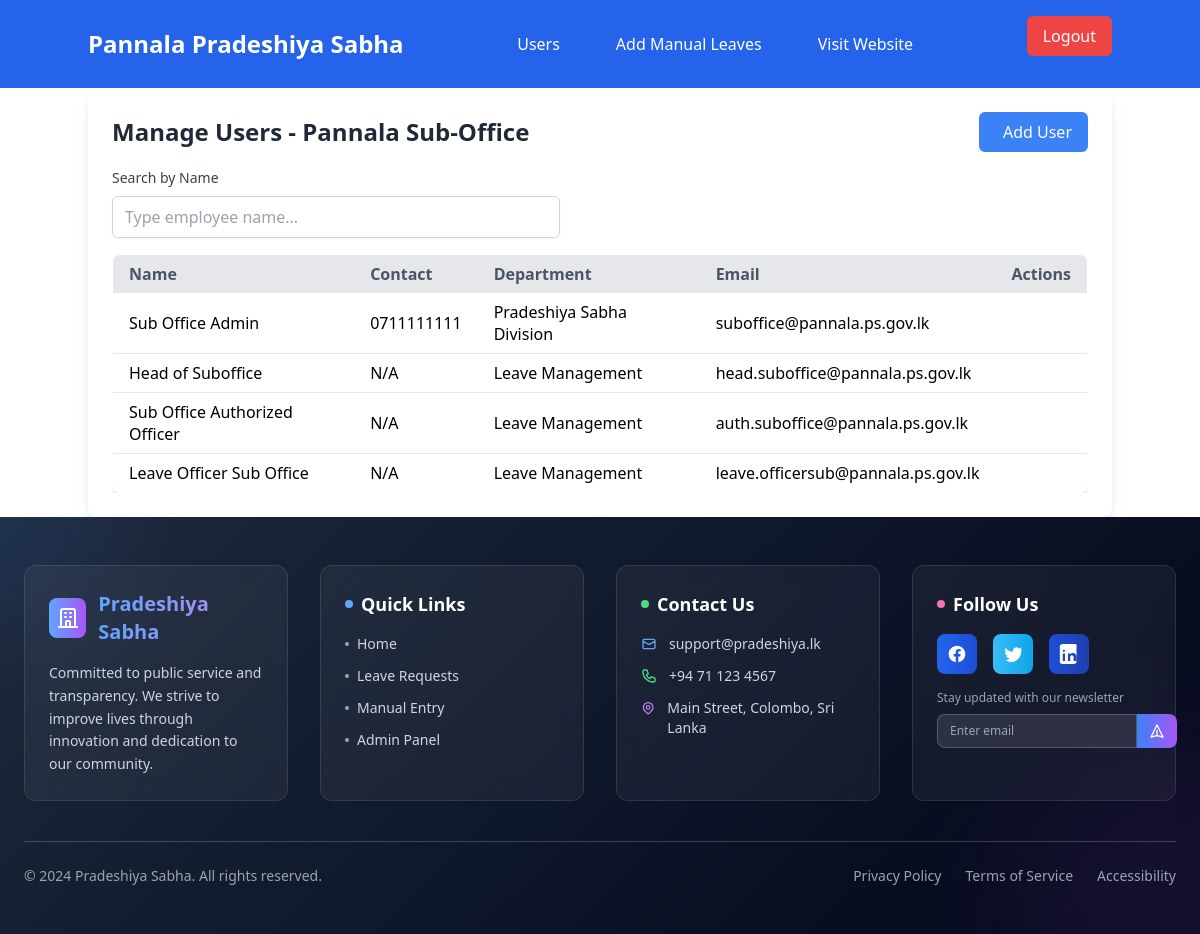
Page /admin/manage-users.php (signed in) on the committed database.
### tables this page shows
CREATE TABLE `wp_pradeshiya_sabha_users` (
  `ID` int NOT NULL,
  `username` varchar(255) NOT NULL,
  `password` varchar(255) NOT NULL,
  `first_name` varchar(255) NOT NULL,
  `last_name` varchar(255) NOT NULL,
  `gender` enum('Male','Female') NOT NULL,
  `email` varchar(255) NOT NULL,
  `address` text NOT NULL,
  `NIC` varchar(12) NOT NULL,
  `service_number` varchar(50) NOT NULL,
  `phone_number` varchar(20) DEFAULT NULL,
  `designation` varchar(255) NOT NULL,
  `sub_office` varchar(255) NOT NULL,
  `date_of_joining` date NOT NULL,
  `created_at` timestamp NOT NULL DEFAULT CURRENT_TIMESTAMP,
  `updated_at` timestamp NOT NULL DEFAULT CURRENT_TIMESTAMP ON UPDATE CURRENT_TIMESTAMP,
  `leave_balance` int NOT NULL DEFAULT '20',
  `duty_leave_count` int DEFAULT '0',
  `casual_leave_balance` int DEFAULT '7',
  `sick_leave_balance` int DEFAULT '7',
  `department_id` int DEFAULT NULL,
  `designation_id` int DEFAULT NULL
);

CREATE TABLE `wp_departments` (
  `department_id` int NOT NULL,
  `department_name` varchar(255) NOT NULL
);

### admin/manage-users.php (the view, shortened to what this page needs)
<?php
require '../includes/dbconfig.php';
$email = $_SESSION['user']['email'];
$query = "SELECT d.designation_name, u.sub_office
          FROM wp_pradeshiya_sabha_users u
          LEFT JOIN wp_designations d ON u.designation_id = d.designation_id
          WHERE u.email = ?";
$stmt = $conn->prepare($query);
$stmt->bind_param("s", $email);
$stmt->execute();
$result = $stmt->get_result();
$row = $result->fetch_assoc();
$admin_office = $row['sub_office'];
require '../includes/admin-navbar.php';
$sql = "SELECT u.ID, CONCAT(u.first_name, ' ', u.last_name) AS name, u.phone_number,
               dpt.department_name AS department, u.email
        FROM wp_pradeshiya_sabha_users u
        LEFT JOIN wp_departments dpt ON u.department_id = dpt.department_id
        WHERE u.sub_office = ?";
$stmt = $conn->prepare($sql);
$stmt->bind_param("s", $admin_office);
$stmt->execute();
$result = $stmt->get_result();
?>
<!DOCTYPE html>
<html lang="en">
<head>
    <script src="https://cdn.tailwindcss.com"></script>
</head>
<body>
    <div class="container mx-auto bg-white p-6 rounded-lg shadow-lg">
        <div class="flex justify-between items-center mb-4">
            <h1 class="text-2xl font-bold text-gray-800">Manage Users - <?php echo htmlspecialchars($admin_office); ?></h1>
            <a href="add-user.php" class="bg-blue-500 text-white px-4 py-2 rounded-md hover:bg-blue-600 flex items-center">
                <i class="ph ph-plus-bold mr-2"></i> Add User
            </a>
        </div>
        <div class="mb-4">
            <label for="user_search" class="block text-sm font-medium text-gray-700 mb-2">
                Search by Name
            </label>
            <input
                type="text"
                id="user_search"
                placeholder="Type employee name..."
                autocomplete="off"
                class="w-full max-w-md px-3 py-2 border border-gray-300 rounded-md shadow-sm focus:outline-none focus:ring-2 focus:ring-blue-500 focus:border-blue-500 transition-colors">
        </div>
        <div class="overflow-x-auto">
            <table id="user-table" class="min-w-full bg-white border border-gray-300 rounded-lg overflow-hidden shadow-md">
                <thead class="bg-gray-200">
                    <tr>
                        <th class="px-4 py-2 text-left text-gray-600">Name</th>
                        <th class="px-4 py-2 text-left text-gray-600">Contact</th>
                        <th class="px-4 py-2 text-left text-gray-600">Department</th>
                        <th class="px-4 py-2 text-left text-gray-600">Email</th>
                        <th class="px-4 py-2 text-center text-gray-600">Actions</th>
                    </tr>
                </thead>
                <tbody id="user-table-body">
                    <?php if ($result->num_rows > 0): ?>
                        <?php while ($row = $result->fetch_assoc()): ?>
                            <tr class="border-b hover:bg-gray-100">
                                <td class="px-4 py-2"><?php echo htmlspecialchars($row['name']); ?></td>
                                <td class="px-4 py-2"><?php echo htmlspecialchars($row['phone_number'] ?: 'N/A'); ?></td>
                                <td class="px-4 py-2"><?php echo htmlspecialchars($row['department'] ?: 'N/A'); ?></td>
                                <td class="px-4 py-2"><?php echo htmlspecialchars($row['email']); ?></td>
                                <td class="px-4 py-2 flex justify-center space-x-4">
                                </td>
                            </tr>
                        <?php endwhile; ?>
                    <?php else: ?>
                        <tr>
                            <td colspan="5" class="px-4 py-4 text-center text-gray-500">No users found.</td>
                        </tr>
                    <?php endif; ?>
                </tbody>
            </table>
        </div>
    </div>
<?php require '../includes/admin-footer.php'; ?>
</body>
</html>

### rows in the picture
wp_pradeshiya_sabha_users: sub_office "Pannala Sub-Office", name "Sub Office Admin", phone_number "0711111111", department.department_name "Pradeshiya Sabha Division", email "suboffice@pannala.ps.gov.lk"
wp_pradeshiya_sabha_users: name "Head of Suboffice", phone_number "N/A", department.department_name "Leave Management", email "head.suboffice@pannala.ps.gov.lk"
wp_pradeshiya_sabha_users: name "Sub Office Authorized Officer", phone_number "N/A", department.department_name "Leave Management", email "auth.suboffice@pannala.ps.gov.lk"
wp_pradeshiya_sabha_users: name "Leave Officer Sub Office", phone_number "N/A", department.department_name "Leave Management", email "leave.officersub@pannala.ps.gov.lk"
